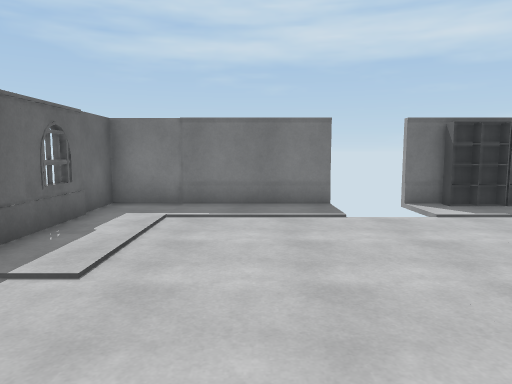
View 1 (above)

17 first-person views from a walk through a Unity game level. The camera is 1.4 m above the floor, tilts 6° down and sees 70° across. The floor is counted in squares, 1 m on a side. Each view is taken from the middle of a square. On the plan, view 1 faces up. The plan holds only what a view shows up to about 16 squares ahead; the rest is blank. The player is left out. Door leaves are left out, so doorways stand open. Surface patterns are stand-ins for the level's own textures.

View 2
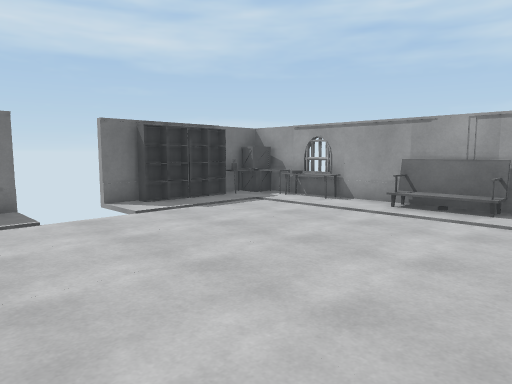

View 3
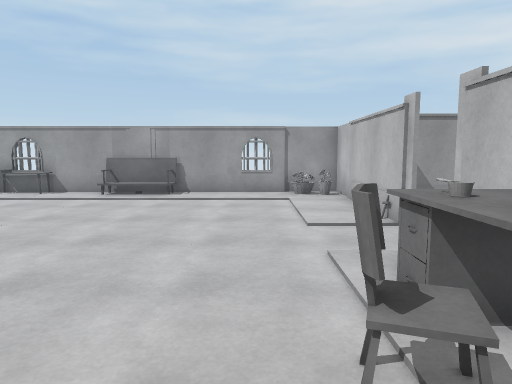

View 4
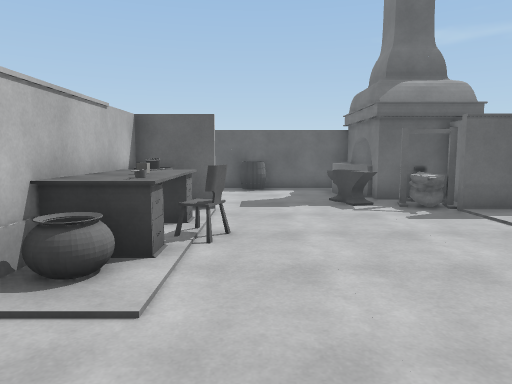

View 5
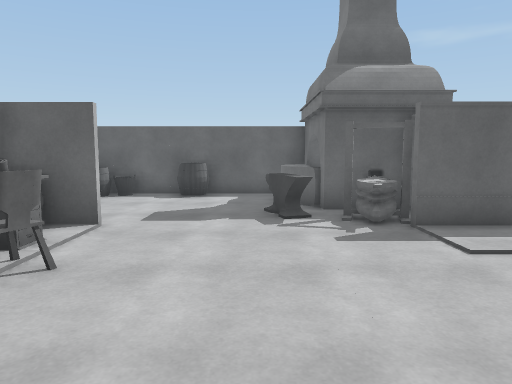

View 6
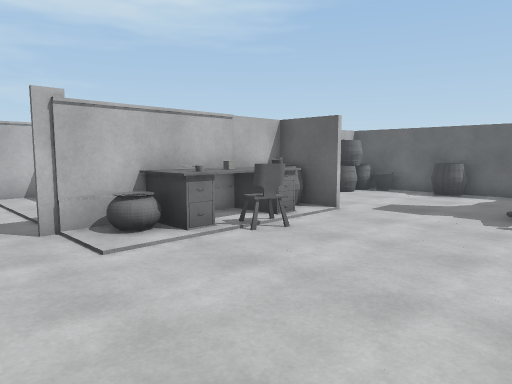

View 7
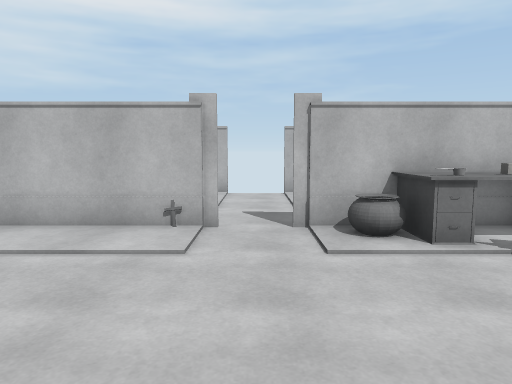

View 8
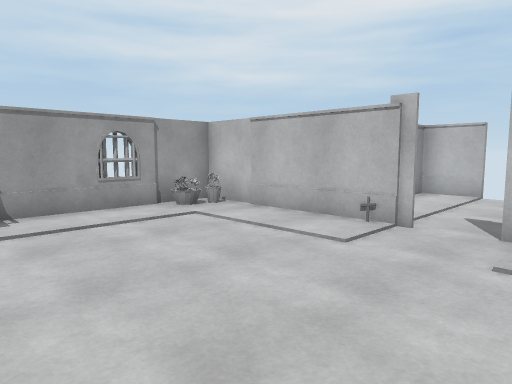

View 9
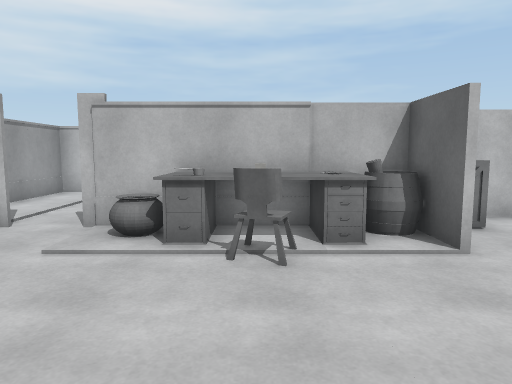

View 10
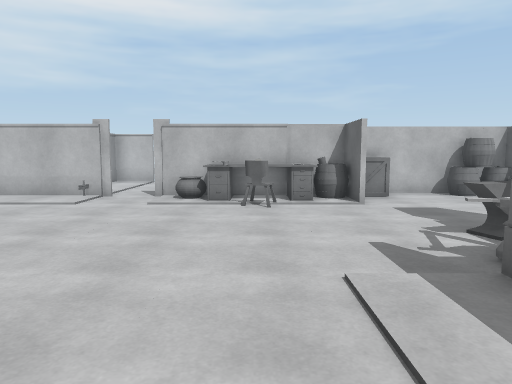

View 11
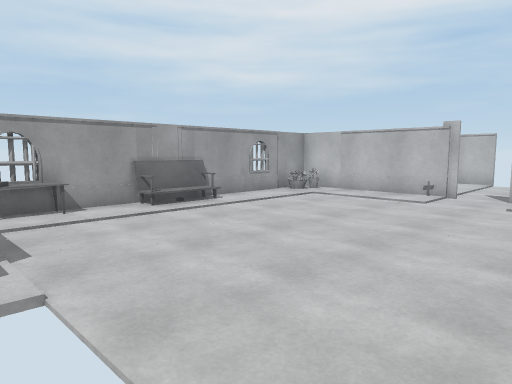

View 12
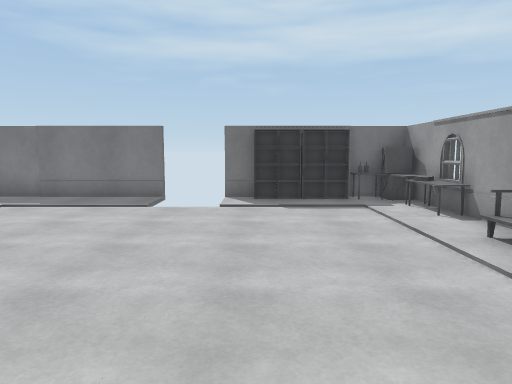

View 13
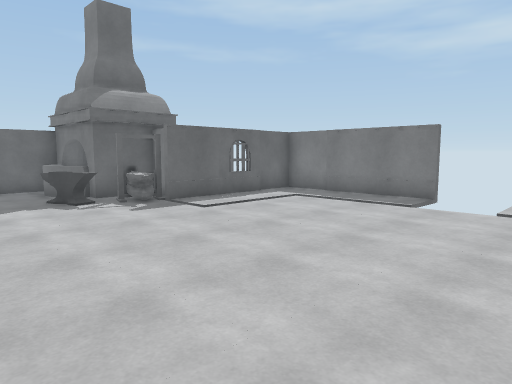

View 14
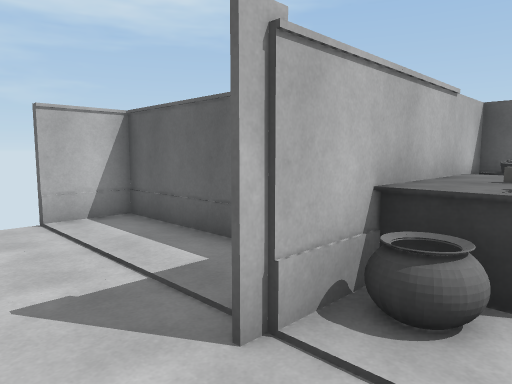

View 15
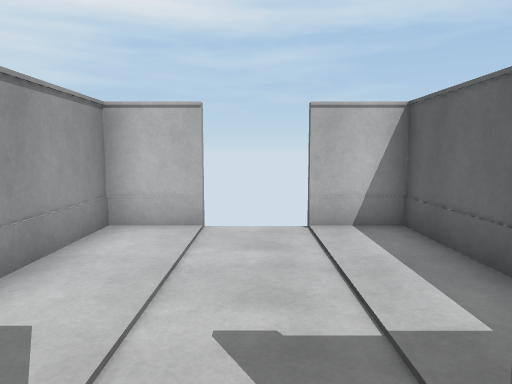

View 16
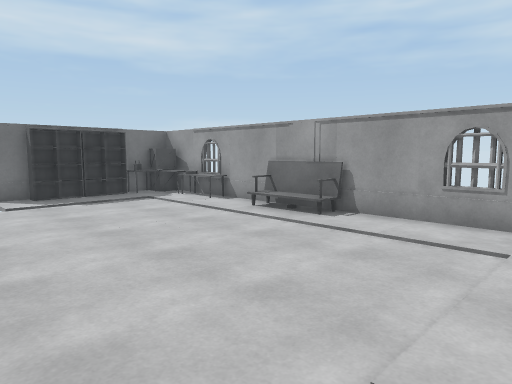

View 17
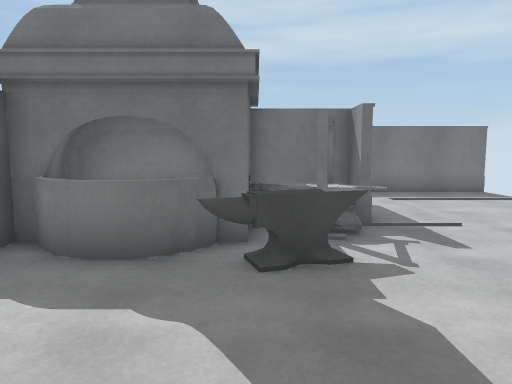

### Floor plan
Points are (right, up) in squares from view 1. A wall is a line through its corners. A room is listed if a view was taken in it or the views show most of it. See-through windows are left out.
Room 1 (views 1, 2, 3, 4, 5, 6, 7, 8, 9, 10, 11, 12, 13, 14, 15, 16, 17)
walls: (-4, 4) (-4, 4.8) (-6.1, 4.8); (-3.8, -1.9) (-3.8, -3.8); (3.6, -3.8) (9.8, -3.8) (9.8, 9.8) (8.4, 9.8); (-2.5, -3.8) (2.4, -3.8); (2.1, 9.8) (-3.8, 9.8) (-3.8, 4); (5.1, 9.8) (4, 9.8); (9.9, 6.5) (9.6, 7.5); (-9.8, 2.8) (-9.8, -5) (-4.9, -5)
ways out: open door at (3, -4) to room 2; open door at (3, 8.8)
objects: barrel (-9, -4); bucket (-9, -3); barrel (-9, -1); other object (-9, 2) to (-7, 3); barrel (-8, -4); other object (-6, 1) to (-5, 2); other object (-6, 3) to (-4, 4); crate (-5, -4); barrel (-3, -3); other object (-3, -2); desk (-2, -3) to (-2, -2); other object (-1, -3); chair (-1, -2); pot (0, -3); desk (0, -2); pot (1, -3); bookshelf (5, 9) to (6, 9); bookshelf (7, 9); other object (8, 9); other object (9, -3); other object (9, -2); table (9, 6); other object (9, 7) to (9, 8); crate (9, 9); other object (10, 3); crate (10, 9)
Room 2 (no view inside)
walls: (0.2, -6.3) (0.2, -9.8) (2, -9.8); (3.9, -9.8) (5.8, -9.8) (5.8, -4.9)
ways out: open door at (3, -4) to room 1; gap at (3, -9.3)

Where each view was taken, in squares from view 1:
view 1: 0 up, 0 right, facing up
view 2: 0 up, 0 right, facing up-right
view 3: 1 down, 3 left, facing right
view 4: 1 down, 5 right, facing left
view 5: 1 up, 3 right, facing left
view 6: 3 up, 4 right, facing down-left
view 7: 3 up, 3 right, facing down
view 8: 3 up, 1 right, facing down-right
view 9: 3 up, 1 left, facing down
view 10: 8 up, 1 left, facing down
view 11: 9 up, 0 right, facing down-right
view 12: 2 down, 5 right, facing up
view 13: 2 down, 6 right, facing up-left
view 14: 2 down, 4 right, facing down-left
view 15: 3 down, 3 right, facing down
view 16: 3 down, 2 right, facing up-right
view 17: 3 down, 6 left, facing up
